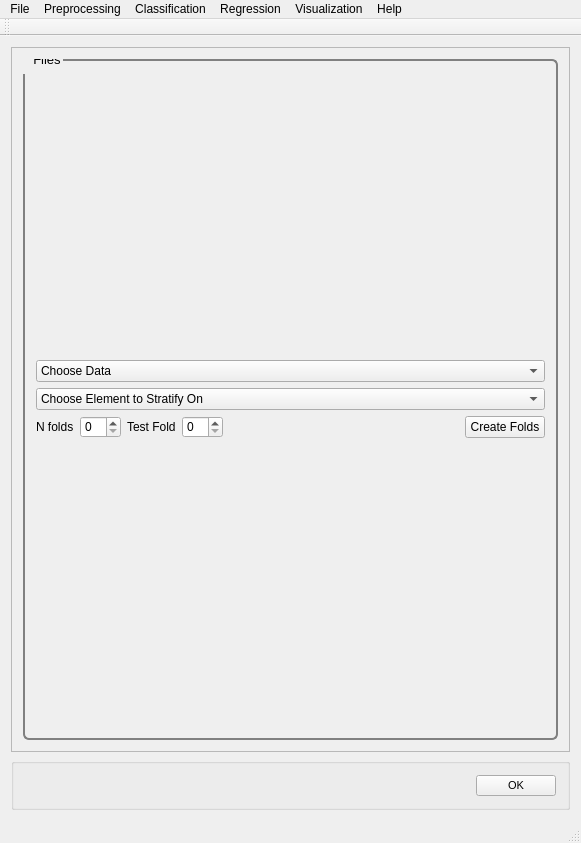
<?xml version="1.0" encoding="UTF-8"?>
<ui version="4.0">
 <class>MainWindow</class>
 <widget class="QMainWindow" name="MainWindow">
  <property name="geometry">
   <rect>
    <x>0</x>
    <y>0</y>
    <width>581</width>
    <height>843</height>
   </rect>
  </property>
  <property name="windowTitle">
   <string>PYSAT</string>
  </property>
  <widget class="QWidget" name="centralWidget">
   <layout class="QVBoxLayout" name="verticalLayout_9">
    <item>
     <widget class="QScrollArea" name="scrollArea">
      <property name="widgetResizable">
       <bool>true</bool>
      </property>
      <widget class="QWidget" name="scrollAreaWidgetContents_2">
       <property name="geometry">
        <rect>
         <x>0</x>
         <y>0</y>
         <width>561</width>
         <height>721</height>
        </rect>
       </property>
       <property name="font">
        <font>
         <pointsize>8</pointsize>
        </font>
       </property>
       <property name="styleSheet">
        <string notr="true">QGroupBox {
  border: 2px solid gray;
  border-radius: 6px;
  margin-top: 0.5em;
}

QGroupBox::title {

  padding-top: -14px;
  padding-left: 8px;
}
</string>
       </property>
       <layout class="QVBoxLayout" name="verticalLayout_8">
        <item>
         <widget class="QGroupBox" name="strat_folds">
          <property name="font">
           <font>
            <pointsize>10</pointsize>
           </font>
          </property>
          <property name="title">
           <string>Files</string>
          </property>
          <layout class="QVBoxLayout" name="verticalLayout">
           <item>
            <layout class="QVBoxLayout" name="strat_folds_vlayout">
             <item>
              <widget class="QComboBox" name="strat_folds_choose_data">
               <item>
                <property name="text">
                 <string>Choose Data</string>
                </property>
               </item>
               <item>
                <property name="text">
                 <string>Unknown Data</string>
                </property>
               </item>
               <item>
                <property name="text">
                 <string>Known Data</string>
                </property>
               </item>
              </widget>
             </item>
             <item>
              <widget class="QComboBox" name="strat_folds_choose_element">
               <item>
                <property name="text">
                 <string>Choose Element to Stratify On</string>
                </property>
               </item>
               <item>
                <property name="text">
                 <string>SiO2</string>
                </property>
               </item>
               <item>
                <property name="text">
                 <string>TiO2</string>
                </property>
               </item>
               <item>
                <property name="text">
                 <string>Al2O3</string>
                </property>
               </item>
               <item>
                <property name="text">
                 <string>FeOT</string>
                </property>
               </item>
               <item>
                <property name="text">
                 <string>MgO</string>
                </property>
               </item>
               <item>
                <property name="text">
                 <string>CaO</string>
                </property>
               </item>
               <item>
                <property name="text">
                 <string>Na2O</string>
                </property>
               </item>
               <item>
                <property name="text">
                 <string>K2O</string>
                </property>
               </item>
              </widget>
             </item>
             <item>
              <layout class="QHBoxLayout" name="strat_folds_hlayout">
               <item>
                <widget class="QLabel" name="nfolds_label">
                 <property name="text">
                  <string>N folds</string>
                 </property>
                </widget>
               </item>
               <item>
                <widget class="QSpinBox" name="nfolds_spin"/>
               </item>
               <item>
                <widget class="QLabel" name="test_fold_label">
                 <property name="text">
                  <string>Test Fold</string>
                 </property>
                </widget>
               </item>
               <item>
                <widget class="QSpinBox" name="test_fold_spin"/>
               </item>
               <item>
                <spacer name="strat_folds_spacer">
                 <property name="orientation">
                  <enum>Qt::Horizontal</enum>
                 </property>
                 <property name="sizeHint" stdset="0">
                  <size>
                   <width>40</width>
                   <height>20</height>
                  </size>
                 </property>
                </spacer>
               </item>
               <item>
                <widget class="QPushButton" name="create_folds">
                 <property name="text">
                  <string>Create Folds</string>
                 </property>
                </widget>
               </item>
              </layout>
             </item>
            </layout>
           </item>
          </layout>
         </widget>
        </item>
       </layout>
      </widget>
     </widget>
    </item>
    <item>
     <widget class="QGroupBox" name="OK">
      <layout class="QHBoxLayout" name="ok">
       <item>
        <spacer name="horizontalSpacer_5">
         <property name="orientation">
          <enum>Qt::Horizontal</enum>
         </property>
         <property name="sizeHint" stdset="0">
          <size>
           <width>40</width>
           <height>20</height>
          </size>
         </property>
        </spacer>
       </item>
       <item>
        <widget class="QPushButton" name="okButton">
         <property name="font">
          <font>
           <pointsize>8</pointsize>
          </font>
         </property>
         <property name="mouseTracking">
          <bool>false</bool>
         </property>
         <property name="text">
          <string>OK</string>
         </property>
        </widget>
       </item>
      </layout>
     </widget>
    </item>
   </layout>
  </widget>
  <widget class="QToolBar" name="mainToolBar">
   <attribute name="toolBarArea">
    <enum>TopToolBarArea</enum>
   </attribute>
   <attribute name="toolBarBreak">
    <bool>false</bool>
   </attribute>
  </widget>
  <widget class="QStatusBar" name="statusBar"/>
  <widget class="QMenuBar" name="menuBar">
   <property name="geometry">
    <rect>
     <x>0</x>
     <y>0</y>
     <width>581</width>
     <height>21</height>
    </rect>
   </property>
   <widget class="QMenu" name="menuFile">
    <property name="title">
     <string>File</string>
    </property>
    <addaction name="actionLoad_Refence_Data"/>
    <addaction name="actionLoad_Unknown_Data"/>
    <addaction name="actionSet_output_location"/>
    <addaction name="separator"/>
    <addaction name="actionSave_Current_Plots"/>
    <addaction name="actionSave_Current_Data"/>
    <addaction name="separator"/>
    <addaction name="actionCreate_New_Workflow"/>
    <addaction name="actionSave_Current_Workflow"/>
    <addaction name="separator"/>
    <addaction name="actionExit"/>
   </widget>
   <widget class="QMenu" name="menuPreprocessing">
    <property name="title">
     <string>Preprocessing</string>
    </property>
    <widget class="QMenu" name="menuBaseline_Removal">
     <property name="title">
      <string>Baseline Removal</string>
     </property>
     <addaction name="actionALS"/>
     <addaction name="actionDietrich"/>
     <addaction name="actionPolyFit"/>
     <addaction name="actionAirPLS"/>
     <addaction name="actionFABC"/>
     <addaction name="actionKK"/>
     <addaction name="actionMario"/>
     <addaction name="actionMedian"/>
     <addaction name="actionRubberband"/>
     <addaction name="actionUndecimated_Wavelet"/>
    </widget>
    <widget class="QMenu" name="menuCalibration_Transfer">
     <property name="title">
      <string>Calibration Transfer</string>
     </property>
     <addaction name="actionRatio"/>
     <addaction name="actionTommy_s_Methgod"/>
     <addaction name="actionPiecewise_Direct_Standardization"/>
     <addaction name="actionOthers_3"/>
    </widget>
    <addaction name="actionNormalization"/>
    <addaction name="actionNoise_Reduction"/>
    <addaction name="actionApply_Mask"/>
    <addaction name="actionInterpolate"/>
    <addaction name="actionInstrument_Response"/>
    <addaction name="menuBaseline_Removal"/>
    <addaction name="menuCalibration_Transfer"/>
    <addaction name="actionICA_2"/>
    <addaction name="actionPCA_2"/>
   </widget>
   <widget class="QMenu" name="menuRegression">
    <property name="title">
     <string>Regression</string>
    </property>
    <addaction name="actionCross_Validation"/>
    <addaction name="actionTrain"/>
    <addaction name="actionPredict"/>
    <addaction name="actionCreate_N_Folds"/>
    <addaction name="actionCreate_Test_Folds"/>
    <addaction name="actionSubmodel_Ranges"/>
   </widget>
   <widget class="QMenu" name="menuHelp">
    <property name="title">
     <string>Help</string>
    </property>
    <addaction name="actionIndex"/>
    <addaction name="actionContent_2"/>
    <addaction name="separator"/>
    <addaction name="actionAbout"/>
    <addaction name="actionAbout_QtCreator"/>
   </widget>
   <widget class="QMenu" name="menuClassification">
    <property name="title">
     <string>Classification</string>
    </property>
    <widget class="QMenu" name="menuSupervised">
     <property name="title">
      <string>Supervised</string>
     </property>
     <addaction name="actionPLS_DA"/>
     <addaction name="actionSIMCA"/>
    </widget>
    <widget class="QMenu" name="menuClustering">
     <property name="title">
      <string>Clustering</string>
     </property>
     <addaction name="actionK_means"/>
     <addaction name="actionHierarchical_2"/>
    </widget>
    <addaction name="menuSupervised"/>
    <addaction name="menuClustering"/>
   </widget>
   <widget class="QMenu" name="menuVisualization">
    <property name="title">
     <string>Visualization</string>
    </property>
    <addaction name="actionLine_Plot"/>
    <addaction name="action1_to_1_Plot"/>
    <addaction name="actionScatter_Plot"/>
   </widget>
   <addaction name="menuFile"/>
   <addaction name="menuPreprocessing"/>
   <addaction name="menuClassification"/>
   <addaction name="menuRegression"/>
   <addaction name="menuVisualization"/>
   <addaction name="menuHelp"/>
  </widget>
  <action name="actionLoad_Refence_Data">
   <property name="text">
    <string>Load Refence Data</string>
   </property>
  </action>
  <action name="actionLoad_Unknown_Data">
   <property name="text">
    <string>Load Unknown Data</string>
   </property>
  </action>
  <action name="actionSave_Current_Workflow">
   <property name="text">
    <string>Save Current Workflow</string>
   </property>
  </action>
  <action name="actionSave_Current_Plots">
   <property name="text">
    <string>Save Current Plots</string>
   </property>
  </action>
  <action name="actionSave_Current_Data">
   <property name="text">
    <string>Save Current Data</string>
   </property>
  </action>
  <action name="actionCreate_New_Workflow">
   <property name="text">
    <string>Create New Workflow</string>
   </property>
  </action>
  <action name="actionNoise_Reduction">
   <property name="text">
    <string>Noise Reduction</string>
   </property>
  </action>
  <action name="actionApply_Mask">
   <property name="text">
    <string>Apply Mask</string>
   </property>
  </action>
  <action name="actionInterpolate">
   <property name="text">
    <string>Interpolate (unknown to known)</string>
   </property>
  </action>
  <action name="actionInstrument_Response">
   <property name="text">
    <string>Instrument Response</string>
   </property>
  </action>
  <action name="actionALS">
   <property name="text">
    <string>ALS</string>
   </property>
  </action>
  <action name="actionDietrich">
   <property name="text">
    <string>Dietrich</string>
   </property>
  </action>
  <action name="actionPolyFit">
   <property name="text">
    <string>PolyFit</string>
   </property>
  </action>
  <action name="actionAirPLS">
   <property name="text">
    <string>AirPLS</string>
   </property>
  </action>
  <action name="actionFABC">
   <property name="text">
    <string>FABC</string>
   </property>
  </action>
  <action name="actionKK">
   <property name="text">
    <string>KK</string>
   </property>
  </action>
  <action name="actionMario">
   <property name="text">
    <string>Mario</string>
   </property>
  </action>
  <action name="actionMedian">
   <property name="text">
    <string>Median</string>
   </property>
  </action>
  <action name="actionRubberband">
   <property name="text">
    <string>Rubberband</string>
   </property>
  </action>
  <action name="actionUndecimated_Wavelet">
   <property name="text">
    <string>Undecimated Wavelet</string>
   </property>
  </action>
  <action name="actionRatio">
   <property name="text">
    <string>Ratio</string>
   </property>
  </action>
  <action name="actionTommy_s_Methgod">
   <property name="text">
    <string>Tommy's Method</string>
   </property>
  </action>
  <action name="actionPiecewise_Direct_Standardization">
   <property name="text">
    <string>Piecewise Direct Standardization</string>
   </property>
  </action>
  <action name="actionPCA">
   <property name="text">
    <string>PCA</string>
   </property>
  </action>
  <action name="actionICA">
   <property name="text">
    <string>ICA</string>
   </property>
  </action>
  <action name="actionK_Means">
   <property name="text">
    <string>K-Means</string>
   </property>
  </action>
  <action name="actionHierarchical">
   <property name="text">
    <string>Hierarchical</string>
   </property>
  </action>
  <action name="actionOthers">
   <property name="text">
    <string>Others...</string>
   </property>
  </action>
  <action name="actionOthers_2">
   <property name="text">
    <string>Others...</string>
   </property>
  </action>
  <action name="actionOthers_3">
   <property name="text">
    <string>Others...</string>
   </property>
  </action>
  <action name="actionPLS">
   <property name="text">
    <string>PLS</string>
   </property>
  </action>
  <action name="actionSM_PLS">
   <property name="text">
    <string>SM-PLS</string>
   </property>
  </action>
  <action name="actionICA_Regression">
   <property name="text">
    <string>ICA Regression</string>
   </property>
  </action>
  <action name="actionGaussian_Process">
   <property name="text">
    <string>Gaussian Process</string>
   </property>
  </action>
  <action name="actionMLP">
   <property name="text">
    <string>MLP</string>
   </property>
  </action>
  <action name="actionSVM">
   <property name="text">
    <string>SVM</string>
   </property>
  </action>
  <action name="actionOthers_4">
   <property name="text">
    <string>Others...</string>
   </property>
  </action>
  <action name="actionOthers_5">
   <property name="text">
    <string>Others...</string>
   </property>
  </action>
  <action name="actionIndex">
   <property name="text">
    <string>Index</string>
   </property>
  </action>
  <action name="actionContent_2">
   <property name="text">
    <string>Content</string>
   </property>
  </action>
  <action name="actionAbout">
   <property name="text">
    <string>About...</string>
   </property>
  </action>
  <action name="actionAbout_QtCreator">
   <property name="text">
    <string>About Qt...</string>
   </property>
  </action>
  <action name="actionExit">
   <property name="text">
    <string>Exit</string>
   </property>
  </action>
  <action name="actionNormalization">
   <property name="text">
    <string>Normalization</string>
   </property>
  </action>
  <action name="actionICA_2">
   <property name="text">
    <string>ICA</string>
   </property>
  </action>
  <action name="actionPCA_2">
   <property name="text">
    <string>PCA</string>
   </property>
  </action>
  <action name="actionPLS_DA">
   <property name="text">
    <string>PLS-DA</string>
   </property>
  </action>
  <action name="actionSIMCA">
   <property name="text">
    <string>SIMCA</string>
   </property>
  </action>
  <action name="actionK_means">
   <property name="text">
    <string>K-means</string>
   </property>
  </action>
  <action name="actionHierarchical_2">
   <property name="text">
    <string>Hierarchical</string>
   </property>
  </action>
  <action name="actionCross_Validation">
   <property name="text">
    <string>Cross Validation</string>
   </property>
  </action>
  <action name="actionTrain">
   <property name="text">
    <string>Train</string>
   </property>
  </action>
  <action name="actionPredict">
   <property name="text">
    <string>Predict</string>
   </property>
  </action>
  <action name="actionLine_Plot">
   <property name="text">
    <string>Line Plot</string>
   </property>
  </action>
  <action name="action1_to_1_Plot">
   <property name="text">
    <string>1 to 1 Plot</string>
   </property>
  </action>
  <action name="actionScatter_Plot">
   <property name="text">
    <string>Scatter Plot</string>
   </property>
  </action>
  <action name="actionSet_output_location">
   <property name="text">
    <string>Output Location</string>
   </property>
  </action>
  <action name="actionCreate_N_Folds">
   <property name="text">
    <string>Create N Folds</string>
   </property>
  </action>
  <action name="actionCreate_Test_Folds">
   <property name="text">
    <string>Create Test Folds</string>
   </property>
  </action>
  <action name="actionSubmodel_Ranges">
   <property name="text">
    <string>Submodel Ranges</string>
   </property>
  </action>
 </widget>
 <layoutdefault spacing="6" margin="11"/>
 <resources/>
 <connections/>
</ui>
